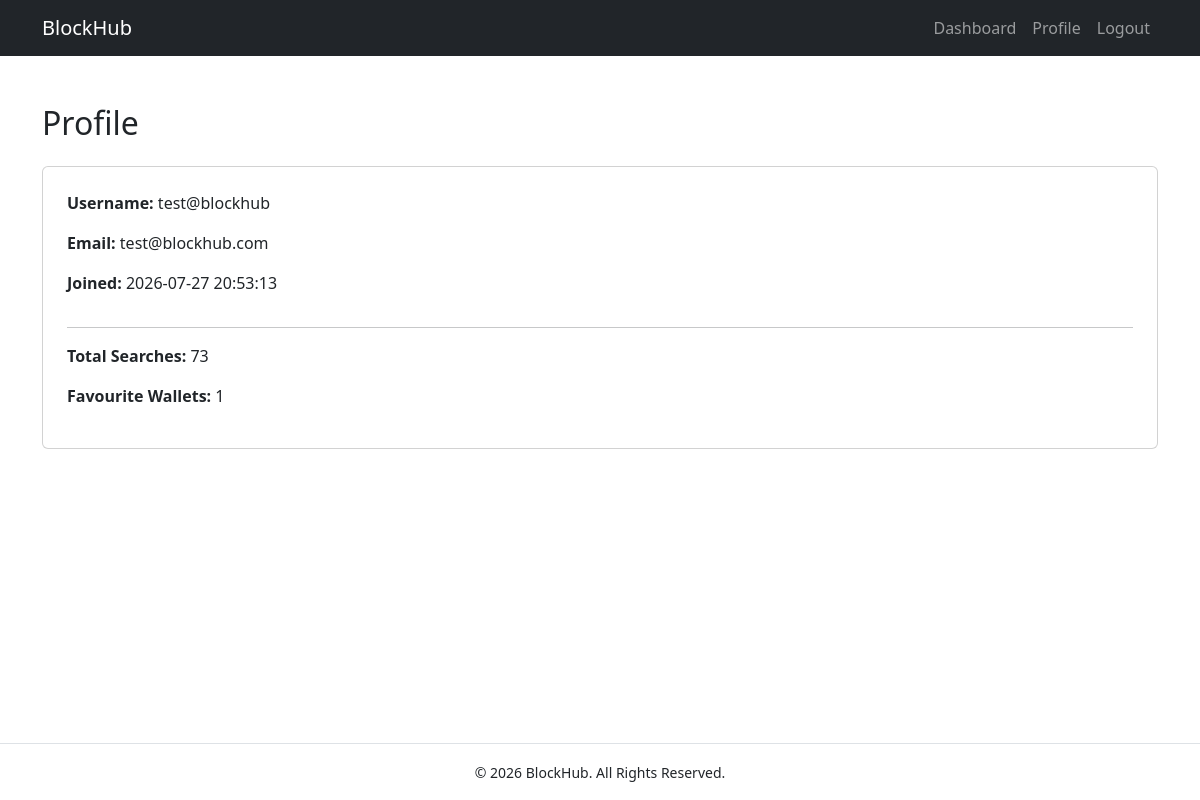
Screenshot of /profile (signed in) with the database file from the repository.
### tables this page shows
CREATE TABLE users (
    id INTEGER PRIMARY KEY AUTOINCREMENT,
    username TEXT NOT NULL UNIQUE,
    email TEXT NOT NULL UNIQUE,
    password_hash TEXT NOT NULL,
    created_at TIMESTAMP DEFAULT CURRENT_TIMESTAMP
);

### app.py (the view)
@app.route("/profile")
@login_required
def profile():
    conn = get_db_connection()
    user = conn.execute(
        """
        SELECT *
        FROM users
        WHERE id = ?
        """,
        (session["user_id"],)
    ).fetchone()
    total_searches = conn.execute(
        """
        SELECT COUNT(*)
        FROM search_history
        WHERE user_id = ?
        """,
        (session["user_id"],)
    ).fetchone()[0]
    total_favourites = conn.execute(
        """
        SELECT COUNT(*)
        FROM favourites
        WHERE user_id = ?
        """,
        (session["user_id"],)
    ).fetchone()[0]
    conn.close()
    return render_template(
        "profile.html",
        user=user,
        total_searches=total_searches,
        total_favourites=total_favourites
    )

### app.py (called while the page is built)
def get_db_connection():
    conn = sqlite3.connect(DATABASE)
    conn.row_factory = sqlite3.Row
    return conn

### helpers.py (called while the page is built)
def login_required(f):
    @wraps(f)
    def decorated_function(*args, **kwargs):
        if session.get("user_id") is None:
            return redirect("/login")
        return f(*args, **kwargs)
    return decorated_function

### templates/profile.html
{% extends "layout.html" %} {% block title %} Profile {% endblock %} {% block
content %}
<h2 class="mb-4">Profile</h2>
<div class="card p-4">
  <p><strong>Username:</strong> {{ user.username }}</p>
  <p><strong>Email:</strong> {{ user.email }}</p>
  <p><strong>Joined:</strong> {{ user.created_at }}</p>
  <hr />
  <p><strong>Total Searches:</strong> {{ total_searches }}</p>
  <p><strong>Favourite Wallets:</strong> {{ total_favourites }}</p>
</div>
{% endblock %}

### static/css/style.css (style rules this page uses)
body { min-height: 100vh; display: flex; flex-direction: column; }

### rows the page displays
users: username "test@blockhub", email "test@blockhub.com", created_at "2026-07-27 20:53:13"

### other values shown
{{ total_searches }} "73"
{{ total_favourites }} "1"
